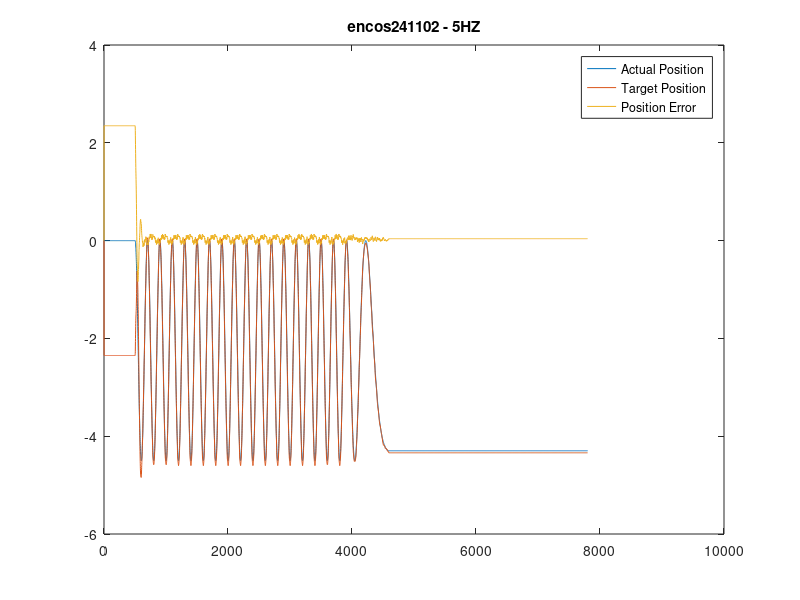

Source code (MATLAB):
data = importdata("BoosterMotorEncosTestencos-241102-5hz.csv");

x = data.data(:,13);
y = data.data(:,3)*180/3.1415;
z = data.data(:,6)*180/3.1415;

plot(x,y,x,z,x,(y-z));
legend('Actual Position', 'Target Position', 'Position Error');
title('encos241102 - 5HZ');



    


